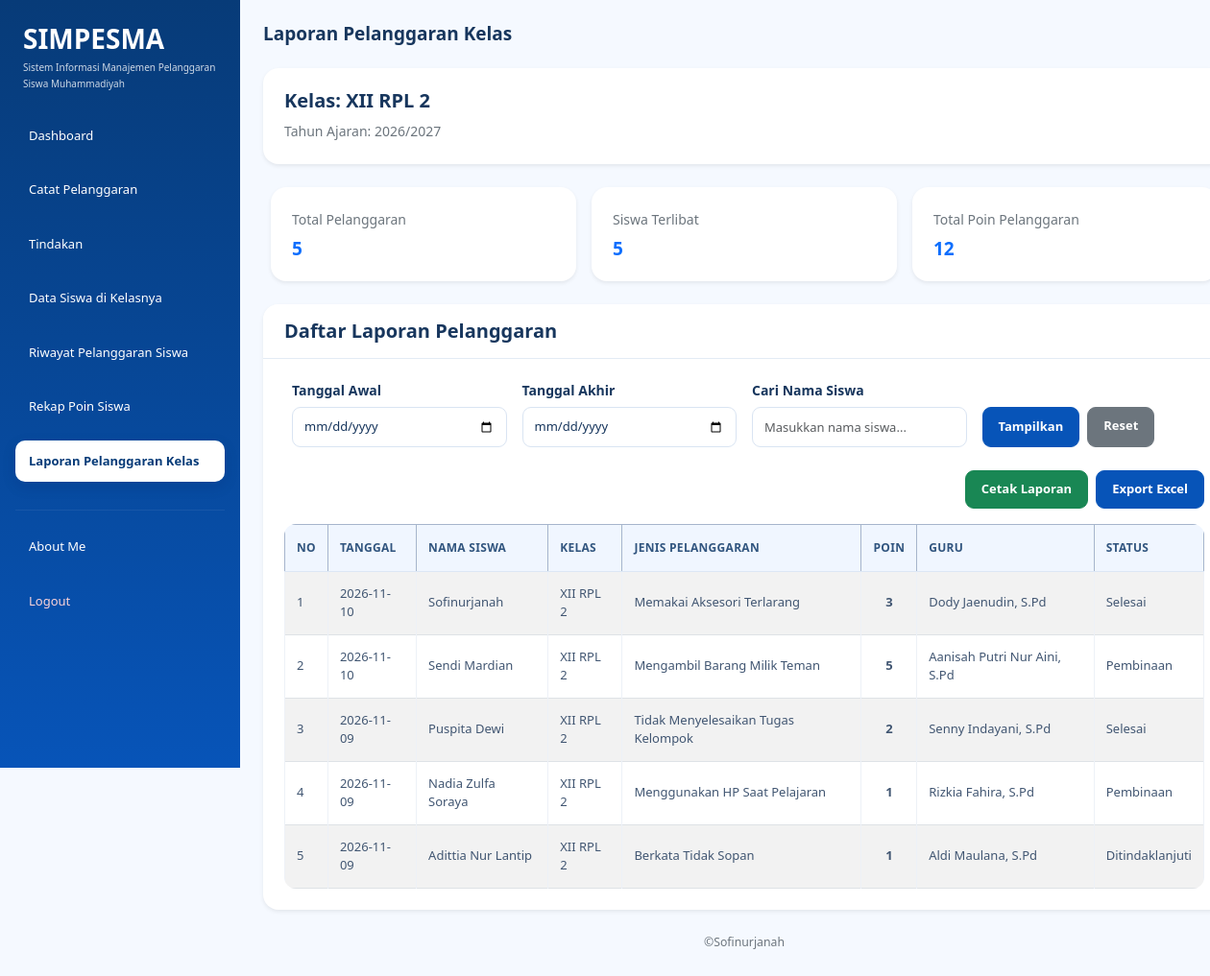
Page /laporan_kelas.php (signed in) on the earlier database version.
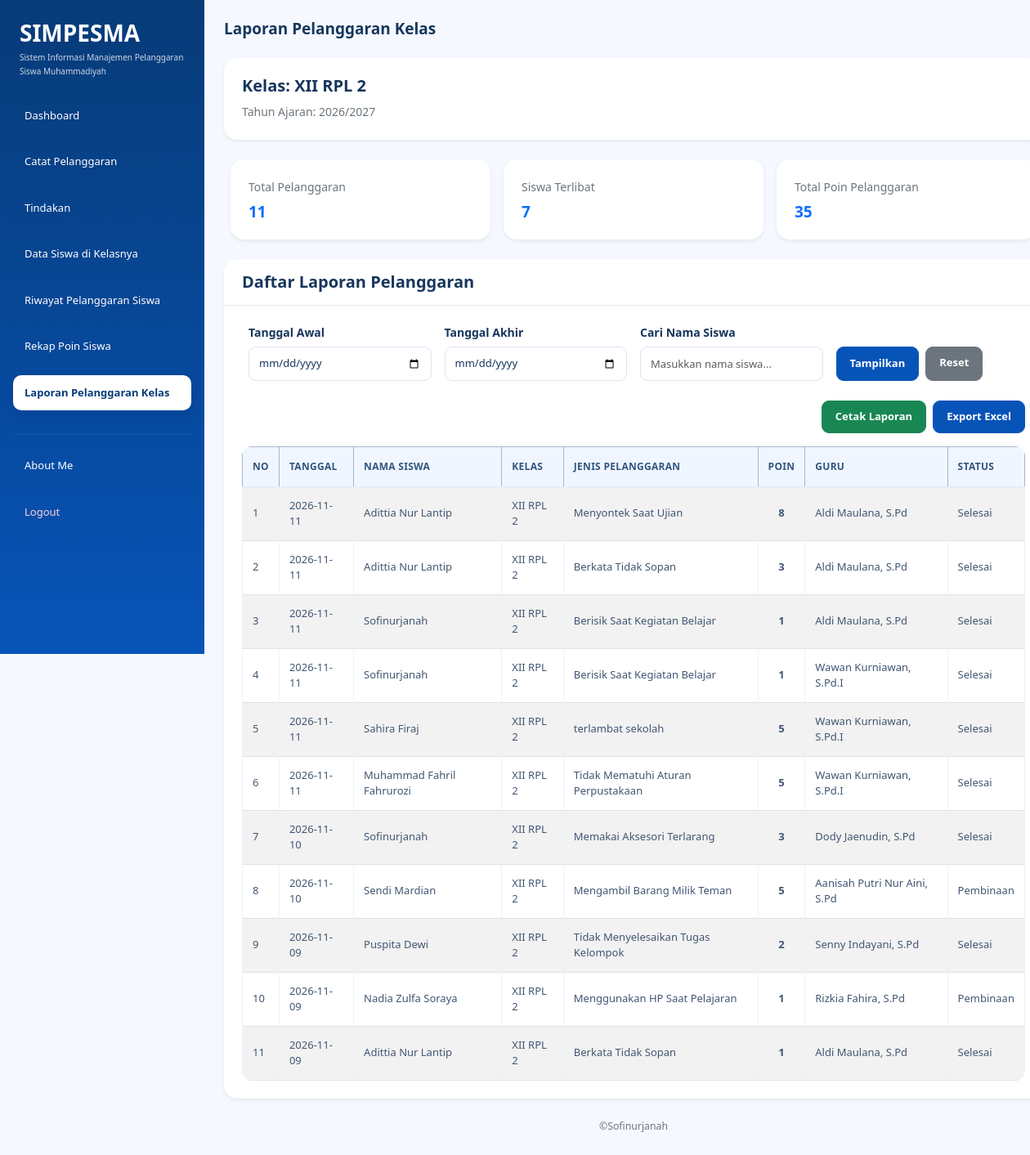
Same page on the later database version.
### tables this page shows
CREATE TABLE `t_pelanggaran_siswa` (
  `id` int(11) NOT NULL,
  `tahun_ajaran_id` int(11) NOT NULL,
  `siswa_id` int(11) NOT NULL,
  `nama_siswa` varchar(150) NOT NULL,
  `kelas_id` int(11) NOT NULL,
  `nama_kelas` varchar(100) NOT NULL,
  `pelanggaran_id` int(11) NOT NULL,
  `nama_pelanggaran` varchar(150) NOT NULL,
  `pelanggaran_kategori_id` int(11) NOT NULL,
  `guru_id` int(11) NOT NULL,
  `nama_guru` varchar(150) NOT NULL,
  `tanggal` date NOT NULL,
  `keterangan` text NOT NULL,
  `poin` int(11) NOT NULL,
  `tindakan` text NOT NULL,
  `status` varchar(30) NOT NULL,
  `created_at` timestamp NOT NULL DEFAULT current_timestamp(),
  `updated_at` timestamp NOT NULL DEFAULT current_timestamp()
);

CREATE TABLE `t_kelas` (
  `id` int(11) NOT NULL,
  `nama` varchar(100) NOT NULL,
  `tingkat` varchar(20) NOT NULL,
  `jurusan` varchar(100) NOT NULL,
  `status_aktif` tinyint(1) NOT NULL,
  `created_at` timestamp NOT NULL DEFAULT current_timestamp(),
  `updated_at` timestamp NOT NULL DEFAULT current_timestamp()
);

### laporan_kelas.php (the view, shortened to what the changed rows need)
<?php
include "config/koneksi.php";
$guru_id = (int) ($_SESSION['guru_id'] ?? 0);
$data_wali = null;
if ($guru_id > 0) {
    $stmt_wali = mysqli_prepare(
        $koneksi,
        "SELECT
            wk.kelas_id,
            wk.tahun_ajaran_id,
            k.nama AS nama_kelas,
            ta.nama AS nama_tahun
         FROM t_wali_kelas wk
         INNER JOIN t_kelas k
            ON wk.kelas_id = k.id
         INNER JOIN t_tahun_ajaran ta
            ON wk.tahun_ajaran_id = ta.id
         WHERE wk.guru_id = ?
           AND wk.status_aktif = 1
           AND ta.status_aktif = 1
         ORDER BY wk.id DESC
         LIMIT 1"
    );
    mysqli_stmt_bind_param($stmt_wali, "i", $guru_id);
    mysqli_stmt_execute($stmt_wali);
    $hasil_wali = mysqli_stmt_get_result($stmt_wali);
    $data_wali = mysqli_fetch_assoc($hasil_wali);
}
$tanggal_awal = $_GET['tanggal_awal'] ?? '';
$tanggal_akhir = $_GET['tanggal_akhir'] ?? '';
$data_laporan = false;
$total_pelanggaran = 0;
$total_poin = 0;
$total_siswa = 0;
if ($data_wali) {
    $kelas_id = (int) $data_wali['kelas_id'];
    $tahun_id = (int) $data_wali['tahun_ajaran_id'];
    $sql = "
        SELECT
            id,
            tanggal,
            siswa_id,
            nama_siswa,
            nama_pelanggaran,
            nama_guru,
            poin,
            keterangan,
            status
        FROM t_pelanggaran_siswa
        WHERE kelas_id = ?
        AND tahun_ajaran_id = ?
    ";
    $tipe = "ii";
    $parameter = [$kelas_id, $tahun_id];
    $sql .= " ORDER BY tanggal DESC, id DESC";
    $stmt_laporan = mysqli_prepare($koneksi, $sql);
    mysqli_stmt_bind_param(
        $stmt_laporan,
        $tipe,
        ...$parameter
    );
    mysqli_stmt_execute($stmt_laporan);
    $data_laporan = mysqli_stmt_get_result($stmt_laporan);
    $sql_ringkasan = "
        SELECT
            COUNT(*) AS jumlah_pelanggaran,
            COALESCE(SUM(poin), 0) AS total_poin,
            COUNT(DISTINCT siswa_id) AS jumlah_siswa
        FROM t_pelanggaran_siswa
        WHERE kelas_id = ?
          AND tahun_ajaran_id = ?
    ";
    $tipe_ringkasan = "ii";
    $parameter_ringkasan = [$kelas_id, $tahun_id];
    $stmt_ringkasan = mysqli_prepare(
        $koneksi,
        $sql_ringkasan
    );
    mysqli_stmt_bind_param(
        $stmt_ringkasan,
        $tipe_ringkasan,
        ...$parameter_ringkasan
    );
    mysqli_stmt_execute($stmt_ringkasan);
    $hasil_ringkasan = mysqli_stmt_get_result(
        $stmt_ringkasan
    );
    $ringkasan = mysqli_fetch_assoc($hasil_ringkasan);
    $total_pelanggaran = (int) $ringkasan['jumlah_pelanggaran'];
    $total_poin = (int) $ringkasan['total_poin'];
    $total_siswa = (int) $ringkasan['jumlah_siswa'];
}
?>
<!DOCTYPE html>
<html lang="id">
<head>
    <link
        href="https://cdn.jsdelivr.net/npm/bootstrap@5.3.3/dist/css/bootstrap.min.css"
        rel="stylesheet">
    <link rel="stylesheet" href="style.css">
    <link rel="stylesheet"
        href="https://cdn.datatables.net/2.3.4/css/dataTables.dataTables.min.css">
    <link rel="stylesheet"
        href="https://cdn.datatables.net/buttons/3.2.5/css/buttons.dataTables.min.css">
</head>
<body>
<div class="container-fluid">
    <div class="row min-vh-100">
        <main class="col-md-9 col-lg-10 p-4">
            <?php if (!$data_wali) { ?>
                <div class="alert alert-warning">
                    Belum ditemukan penugasan wali kelas aktif
                    untuk akun ini pada tahun ajaran aktif.
                </div>
            <?php } else { ?>
                <div class="card border-0 shadow-sm mb-4">
                    <div class="card-body">
                        <h5 class="mb-2">
                            Kelas:
                            <?= htmlspecialchars(
                                $data_wali['nama_kelas']
                            ); ?>
                        </h5>
                        <p class="text-secondary mb-0">
                            Tahun Ajaran:
                            <?= htmlspecialchars(
                                $data_wali['nama_tahun']
                            ); ?>
                        </p>
                    </div>
                </div>
                <div class="row g-3 mb-4">
                    <div class="col-md-4">
                        <div class="card border-0 shadow-sm h-100">
                            <div class="card-body">
                                <p class="text-secondary mb-2">
                                    Total Pelanggaran
                                </p>
                                <h3 class="fw-bold text-primary mb-0">
                                    <?= $total_pelanggaran; ?>
                                </h3>
                            </div>
                        </div>
                    </div>
                    <div class="col-md-4">
                        <div class="card border-0 shadow-sm h-100">
                            <div class="card-body">
                                <p class="text-secondary mb-2">
                                    Siswa Terlibat
                                </p>
                                <h3 class="fw-bold text-primary mb-0">
                                    <?= $total_siswa; ?>
                                </h3>
                            </div>
                        </div>
                    </div>
                    <div class="col-md-4">
                        <div class="card border-0 shadow-sm h-100">
                            <div class="card-body">
                                <p class="text-secondary mb-2">
                                    Total Poin Pelanggaran
                                </p>
                                <h3 class="fw-bold text-primary mb-0">
                                    <?= $total_poin; ?>
                                </h3>
                            </div>
                        </div>
                    </div>
                </div>
                <div class="card border-0 shadow-sm">
                    <div class="card-header bg-white py-3">
                        <h5 class="mb-0">
                            Daftar Laporan Pelanggaran
                        </h5>
                    </div>
                    <div class="card-body">
                        <form method="GET"
                              class="row g-3 align-items-end mb-4 filter-laporan"
                              id="formFilterLaporan">
                            <div class="col-12 col-md-6 col-xl-3">
                                <label for="tanggal_awal" class="form-label">
                                    Tanggal Awal
                                </label>
                                <input
                                    type="date"
                                    id="tanggal_awal"
                                    name="tanggal_awal"
                                    class="form-control"
                                    value="<?= htmlspecialchars($tanggal_awal); ?>">
                            </div>
                            <div class="col-12 col-md-6 col-xl-3">
                                <label for="tanggal_akhir" class="form-label">
                                    Tanggal Akhir
                                </label>
                                <input
                                    type="date"
                                    id="tanggal_akhir"
                                    name="tanggal_akhir"
                                    class="form-control"
                                    value="<?= htmlspecialchars($tanggal_akhir); ?>">
                            </div>
                            <div class="col-12 col-md-6 col-xl-3">
                                <label for="cariLaporan" class="form-label">
                                    Cari Nama Siswa
                                </label>
                                <input
                                    type="search"
                                    id="cariLaporan"
                                    class="form-control"
                                    placeholder="Masukkan nama siswa..."
                                    autocomplete="off">
                            </div>
                            <div class="col-12 col-md-6 col-xl-3">
                                <div class="d-flex gap-2">
                                    <button type="submit" class="btn btn-primary">
                                        Tampilkan
                                    </button>
                                    <a href="laporan_kelas.php" class="btn btn-secondary">
                                        Reset
                                    </a>
                                </div>
                            </div>
                        </form>
                        <div class="d-flex justify-content-end gap-2 mb-3">
                            <button
                                type="button"
                                onclick="window.print()"
                                class="btn btn-success">
                                Cetak Laporan
                            </button>
                            <button
                                type="button"
                                onclick="exportExcel()"
                                class="btn btn-primary">
                                Export Excel
                            </button>
                        </div>
                        <div class="table-responsive">
                            <table id="tabelLaporan"
                                   class="table table-bordered table-striped table-hover align-middle">
                                <thead class="table-primary">
                                    <tr>
                                        <th>No</th>
                                        <th>Tanggal</th>
                                        <th>Nama Siswa</th>
                                        <th>Kelas</th>
                                        <th>Jenis Pelanggaran</th>
                                        <th>Poin</th>
                                        <th>Guru</th>
                                        <th>Status</th>
                                    </tr>
                                </thead>
                                <tbody>
                                <?php
                                $no = 1;
                                if (
                                    $data_laporan &&
                                    mysqli_num_rows($data_laporan) > 0
                                ) {
                                    while (
                                        $row = mysqli_fetch_assoc($data_laporan)
                                    ) {
                                ?>
                                    <tr>
                                        <td>
                                            <?= $no++; ?>
                                        </td>
                                        <td>
                                            <?= htmlspecialchars($row['tanggal']); ?>
                                        </td>
                                        <td>
                                            <?= htmlspecialchars($row['nama_siswa']); ?>
                                        </td>
                                        <td>
                                            <?= htmlspecialchars($data_wali['nama_kelas']); ?>
                                        </td>
                                        <td>
                                            <?= htmlspecialchars($row['nama_pelanggaran']); ?>
                                        </td>
                                        <td class="text-center fw-bold">
                                            <?= (int) $row['poin']; ?>
                                        </td>
                                        <td>
                                            <?= htmlspecialchars($row['nama_guru']); ?>
                                        </td>
                                        <td>
                                            <?= htmlspecialchars($row['status'] ?? '-'); ?>
                                        </td>
                                    </tr>
                                <?php
                                    }
                                } ?>
                                </tbody>
                            </table>
                        </div>
                    </div>
                </div>
            <?php } ?>
        </main>
    </div>
</div>
</body>
</html>

Differences in the rows shown:
added t_pelanggaran_siswa: tanggal "2026-11-11", nama_siswa "Adittia Nur Lantip", kelas.nama "XII RPL 2", nama_pelanggaran "Menyontek Saat Ujian", poin "8", nama_guru "Aldi Maulana, S.Pd", status "Selesai"
added t_pelanggaran_siswa: tanggal "2026-11-11", nama_siswa "Adittia Nur Lantip", kelas.nama "XII RPL 2", nama_pelanggaran "Berkata Tidak Sopan", poin "3", nama_guru "Aldi Maulana, S.Pd", status "Selesai"
added t_pelanggaran_siswa: tanggal "2026-11-11", nama_siswa "Sofinurjanah", kelas.nama "XII RPL 2", nama_pelanggaran "Berisik Saat Kegiatan Belajar", poin "1", nama_guru "Aldi Maulana, S.Pd", status "Selesai"
added t_pelanggaran_siswa: tanggal "2026-11-11", nama_siswa "Sofinurjanah", kelas.nama "XII RPL 2", nama_pelanggaran "Berisik Saat Kegiatan Belajar", poin "1", nama_guru "Wawan Kurniawan, S.Pd.I", status "Selesai"
added t_pelanggaran_siswa: tanggal "2026-11-11", nama_siswa "Sahira Firaj", kelas.nama "XII RPL 2", nama_pelanggaran "terlambat sekolah", poin "5", nama_guru "Wawan Kurniawan, S.Pd.I", status "Selesai"
added t_pelanggaran_siswa: tanggal "2026-11-11", nama_siswa "Muhammad Fahril Fahrurozi", kelas.nama "XII RPL 2", nama_pelanggaran "Tidak Mematuhi Aturan Perpustakaan", poin "5", nama_guru "Wawan Kurniawan, S.Pd.I", status "Selesai"
changed t_pelanggaran_siswa (number 11 of 11 on the later page): status "Ditindaklanjuti" → "Selesai"
Other differences:
$total_pelanggaran: "5" → "11"
$total_siswa: "5" → "7"
$total_poin: "12" → "35"
